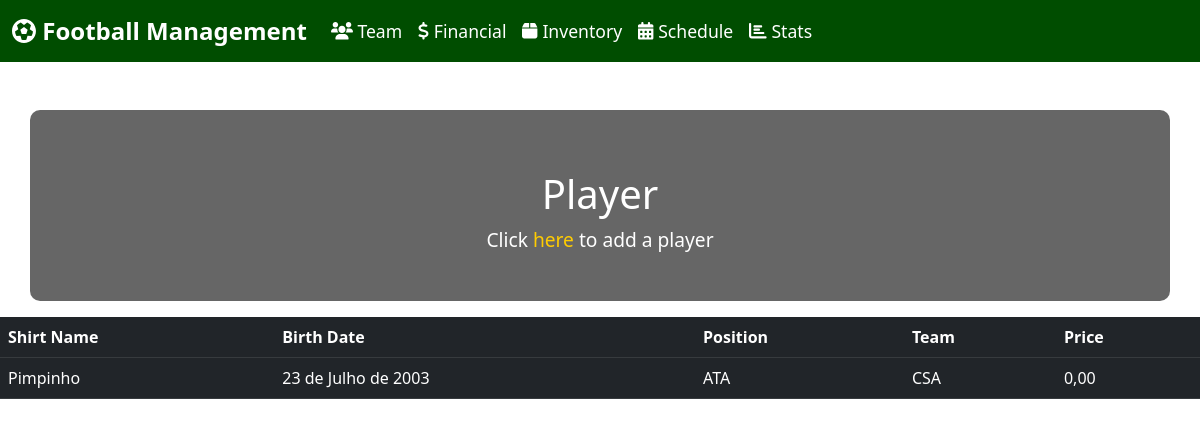
Page /player/ on the earlier database version.
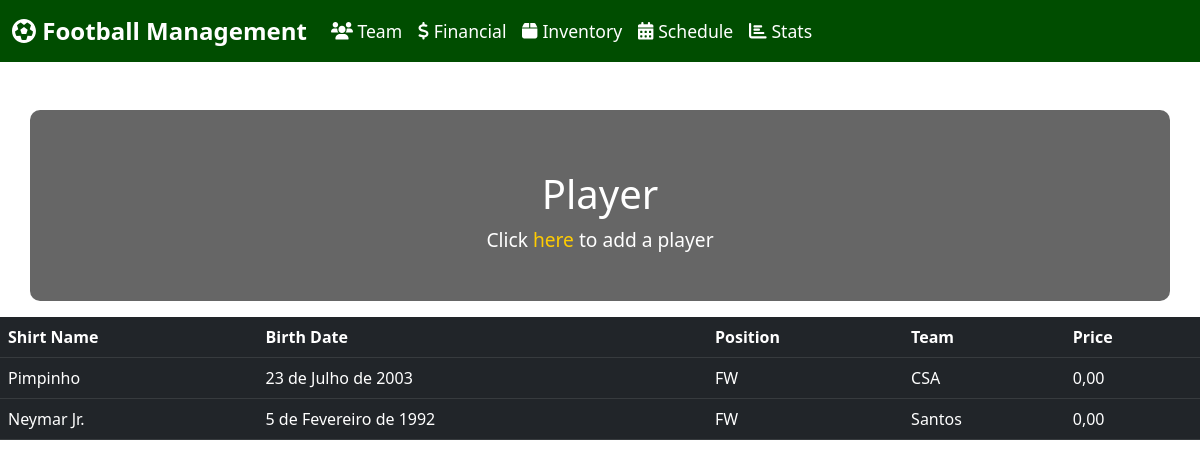
Same page on the later database version.
### SportTeamApp/models.py (models this page shows, shortened)
class Player(models.Model):
    completeName = models.CharField('Nome Completo', max_length=50, unique=True)
    shirtName = models.CharField('Nome da Camisa', max_length=20, null=False)
    birthDate = models.DateField('Data de Nascimento (dd/mm/aaaa)')
    email = models.EmailField('Email', null=True, blank=True)
    AVAILABILITY_CHOICES = [
        ('yes', 'Sim'),
        ('no', 'Não'),
    ]
    availability = models.CharField('Disponível', max_length=3, choices=AVAILABILITY_CHOICES, default='no')
    POSITION_CHOICES = [
        ('GK', 'Goalkeeper'),
        ('DF', 'Defender'),
        ('MF', 'Midfielder'),
        ('FW', 'Forward'),
    ]
    position = models.CharField('Posição', max_length=2, choices=POSITION_CHOICES, default='FW')
    pos_description = models.CharField('Descrição da posição', max_length=50, null=True, blank=True)
    team = models.ForeignKey(Team, on_delete=models.SET_DEFAULT, null=True, blank=True, default=get_default_team)
    price = models.DecimalField(max_digits=10, decimal_places=2, default=0)
    slug = models.SlugField('Slug', max_length=100, blank=True, editable=False)

class Team(models.Model):
    completeName = models.CharField('Nome Completo', max_length=50, unique=True)
    shortName = models.CharField('Abreviação', max_length=20)
    acronym = models.CharField('Sigla', max_length=10, null=True, blank=True)
    city = models.CharField('Cidade', max_length=50)
    stadium = models.CharField('Estádio/Ginásio', max_length=100, null=True, blank=True)
    coach = models.CharField('Treinador', max_length=50, null=True, blank=True)
    president = models.CharField('Presidente', max_length=50, null=True, blank=True)
    foundationYear = models.DateField('Ano de Fundação', null=True, blank=True)
    shield = models.ImageField('Escudo', upload_to='shields/', null=True, blank=True)
    slug = models.SlugField('Slug', max_length=100, blank=True, editable=False)
    def __str__(self):
        return self.shortName

### SportTeamApp/views.py (the view)
# urls.py: path('player/', player, name='player'),
def player(request):
    context = {
        'players': Player.objects.all()
    }
    return render(request, 'player.html', context)

### SportTeamApp/templates/player.html (shortened to what this page needs)
<!DOCTYPE html>
<html lang="en">
<head>
    <link href="https://cdn.jsdelivr.net/npm/bootstrap@5.3.0-alpha1/dist/css/bootstrap.min.css" rel="stylesheet">
    <link href="https://cdnjs.cloudflare.com/ajax/libs/font-awesome/6.0.0-beta3/css/all.min.css" rel="stylesheet">
</head>
<body>
    <nav class="navbar navbar-expand-lg navbar-dark">
        <div class="container-fluid">
            <a class="navbar-brand" href="/">
                <i class="fas fa-futbol"></i> Football Management
            </a>
            <div class="collapse navbar-collapse" id="navbarNav">
                <ul class="navbar-nav">
                    <li class="nav-item">
                        <a class="nav-link" href="/team">
                            <i class="fas fa-users"></i> Team
                        </a>
                    </li>
                    <li class="nav-item">
                        <a class="nav-link" href="/financial">
                            <i class="fas fa-dollar-sign"></i> Financial
                        </a>
                    </li>
                    <li class="nav-item">
                        <a class="nav-link" href="/inventory">
                            <i class="fas fa-box"></i> Inventory
                        </a>
                    </li>
                    <li class="nav-item">
                        <a class="nav-link" href="/schedule">
                            <i class="fas fa-calendar-alt"></i> Schedule
                        </a>
                    </li>
                    <li class="nav-item">
                        <a class="nav-link" href="/stats">
                            <i class="fas fa-chart-bar"></i> Stats
                        </a>
                    </li>
                </ul>
            </div>
        </div>
    </nav>
    <div class="container mt-5">
        <h1>Player</h1>
        <p>Click <a href="playerModelForm">here</a> to add a player</p>
    </div>
    <div>
        <table class="table table-dark">
            <thead>
                <tr>
                    <th scope="col">Shirt Name</th>
                    <th scope="col">Birth Date</th>
                    <th scope="col">Position</th>
                    <th scope="col">Team</th>
                    <th scope="col">Price</th>
                </tr>
            </thead>
            <tbody>
                {% for player in players %}
                <tr>
                    <td>{{ player.shirtName }}</td>
                    <td>{{ player.birthDate  }}</td>
                    <td>{{ player.position }}</td>
                    <td>{{ player.team }}</td>
                    <td>{{ player.price }}</td>
                </tr>
                {% endfor %}
            </tbody>
        </table>
    </div>
</body>
</html>

### SportTeamApp/templates/player.html (style rules this page uses)
body { background: url('https://example.com/soccer-field-background.jpg') no-repeat center center fixed; background-size: cover; color: #fff; }
.navbar { background-color: #004d00; }
.navbar-brand { font-size: 1.5rem; font-weight: bold; color: white; }
.navbar-nav .nav-link { color: white !important; font-size: 1.1rem; }
h1 { text-align: center; margin-top: 30px; font-size: 2.5rem; }
p { text-align: center; font-size: 1.2rem; }
.container { background-color: rgba(0, 0, 0, 0.6); padding: 30px; border-radius: 10px; margin-top: 50px; }
a { color: #ffcc00; text-decoration: none; }

Differences in the rows shown:
changed Player "Pimpinho": position "ATA" → "FW"
added Player: shirtName "Neymar Jr.", birthDate "5 de Fevereiro de 1992", position "FW", team "Santos", price "0,00"
